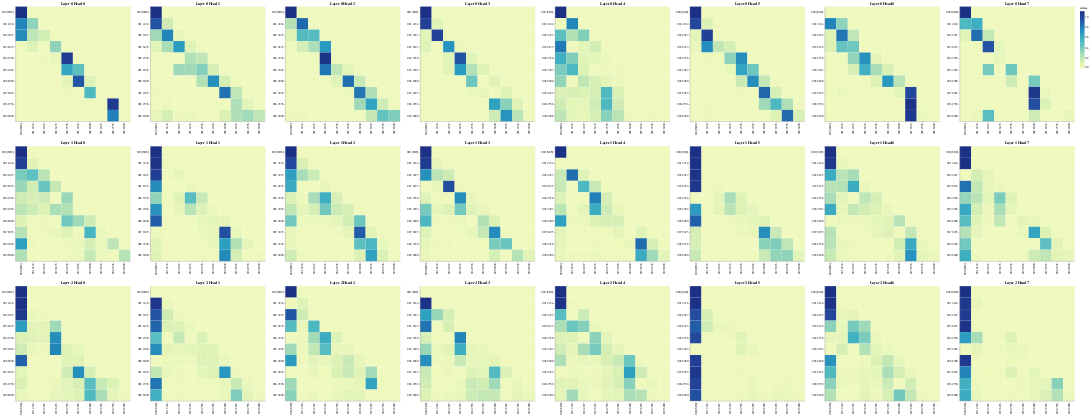

Source (notebook cell):
### Code cell
# Display attention maps for decoder self-attention
get_all_attention_maps("decoder", layers, heads, decoder_input_tokens, decoder_input_tokens, min(20, sentence_len))
